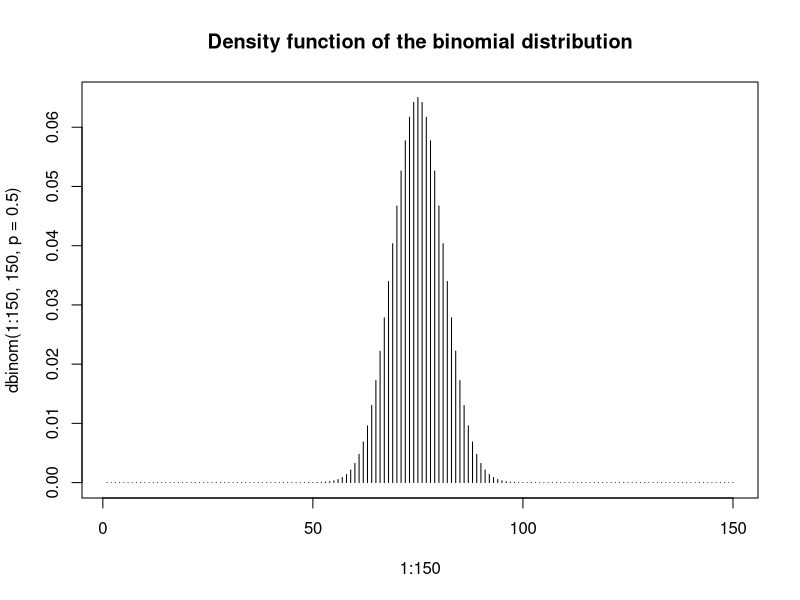
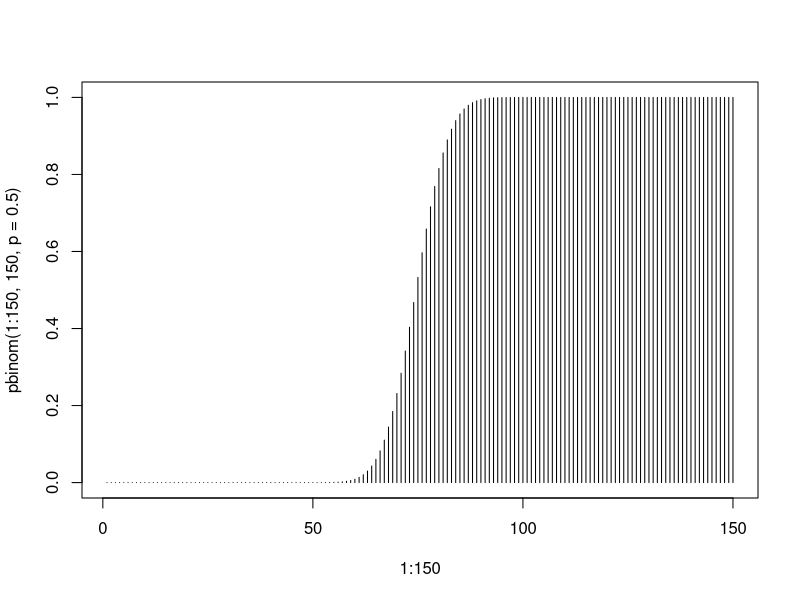

Reproduce these figures in R, in order.

n = 150

dbinom( x=75, n, p = 0.5)

sum(dbinom( 0:75, n, p = 0.5))

1 - sum(dbinom( 0:75, n, p = 0.5))

plot(1:150, dbinom(1:150, 150, p = 0.5), 
     type = "h", 
     main = "Density function of the binomial distribution")

plot(1:150, pbinom(1:150, 150, p=0.5), type = "h")

sum(dbinom(0:75, n, p = 0.8))

dbinom(140, n, p = 0.8)

